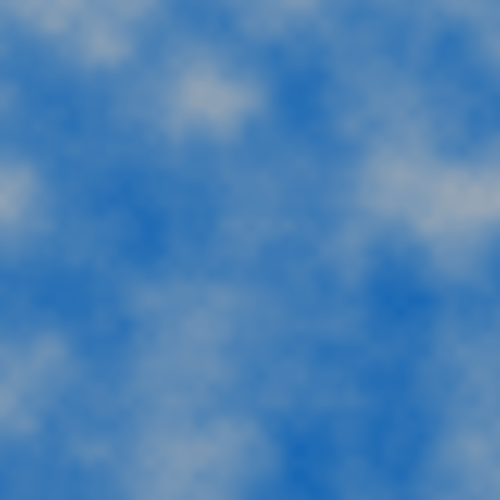
Frame 1 (no input)
Frame 60 (the mouse pressed at the canvas centre just before this capture): identical to frame 1, image omitted
Frame 120 (the mouse held since frame 60 and released just before this capture): identical to frame 1, image omitted

The Processing sketch that drew this single still picture (run headless with seeded random() and noise(); from frame 60 on, the mouse is pressed at the canvas centre):

// Processing sketch: sketch_006
// ── sketch_006.pde
float noiseX=0,noiseY=0;
void setup(){
  size(500,500);
}

void draw(){
  background(0);
  noiseY=0;
  for(int i=0;i<height;i++){
    noiseX=0;
   for(int j=0;j<width;j++){
     float c=noise(noiseX,noiseY);
     stroke(255*c,130+125*c,255);
     point(i,j);
     noiseX+=0.01;
   }
   noiseY+=0.01;
  }
}
